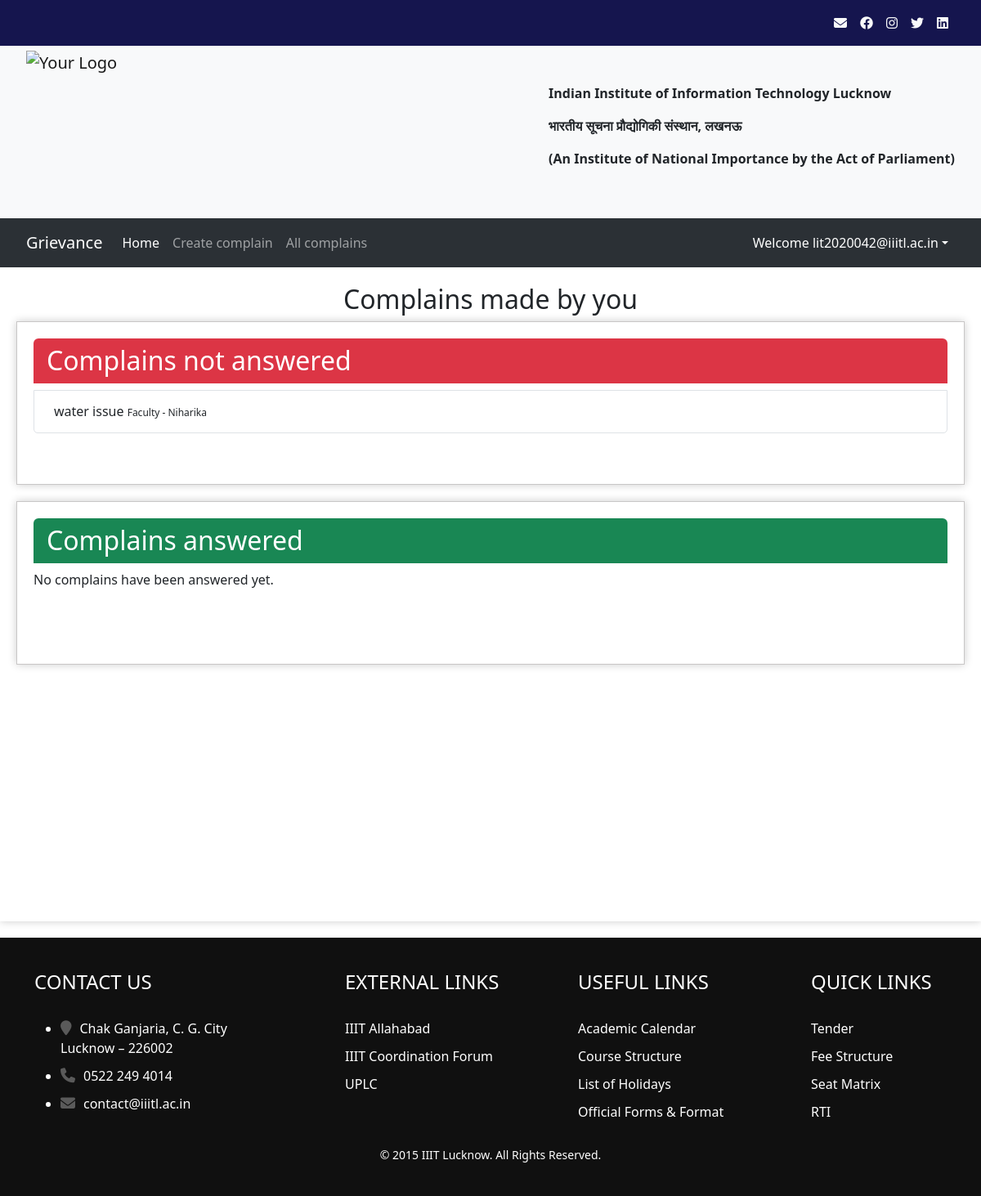
The app's page / (signed in), older data.
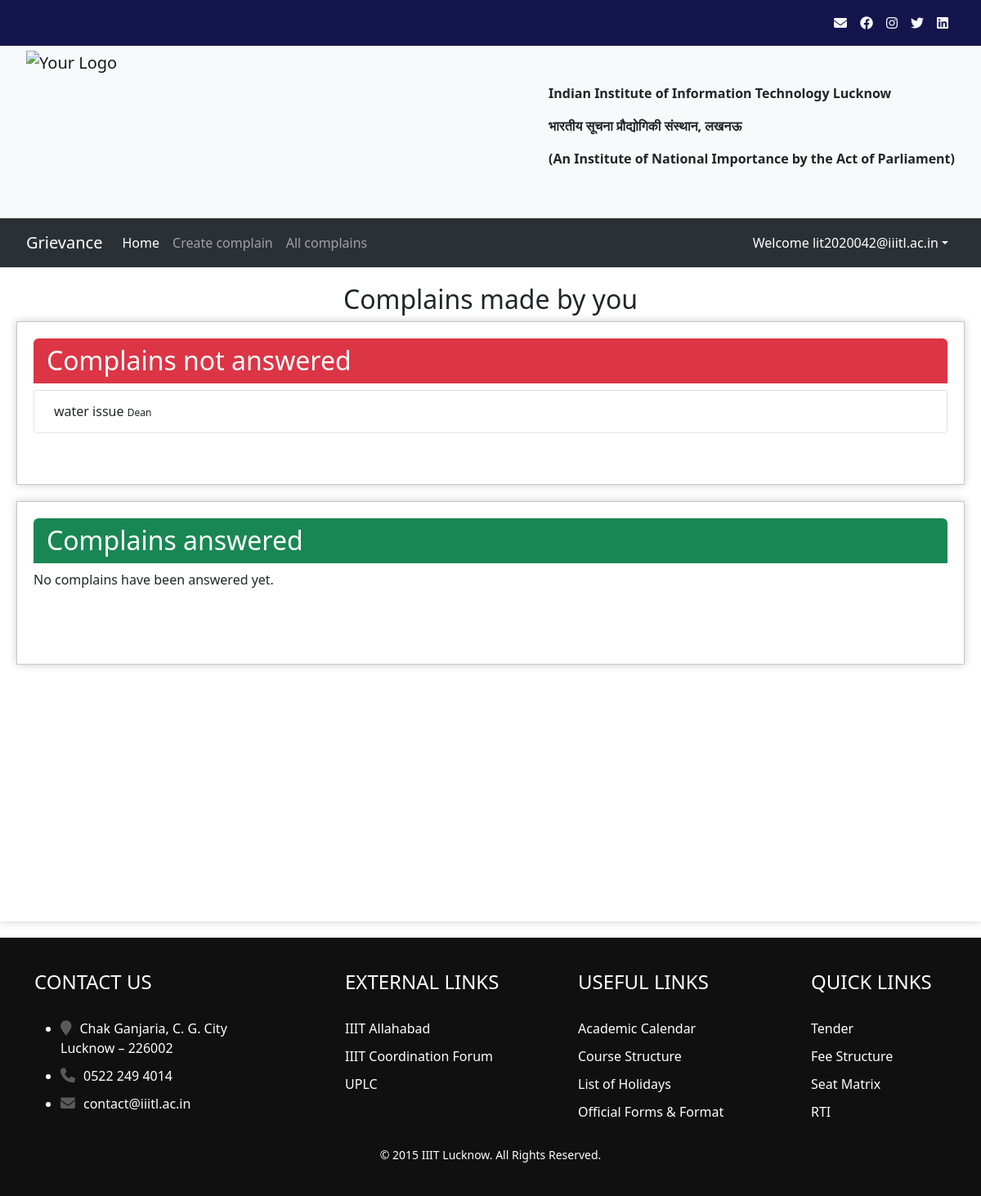
The same page, newer data.
### complainapp/models.py (models this page shows, shortened)
class Complain(models.Model):
    id = models.AutoField
    heading = models.CharField(max_length=300)
    description = models.TextField()
    registered_by = models.ForeignKey(Profile, on_delete=models.CASCADE)
    registered_to = models.ForeignKey('Designation', on_delete=models.CASCADE)
    registered_date = models.DateField(default=now, db_index=True)
    response_date = models.DateField(default=datetime.utcnow() + timedelta(days=2))
    completed = models.BooleanField(default=False)
    likes = models.ManyToManyField(User,related_name="postlike", blank=True, db_index=True)

class Designation(models.Model):
    id = models.AutoField
    name = models.CharField(max_length=100)
    description = models.CharField(max_length=500)
    parent = models.ForeignKey('self', blank=True, default=" ", null=True, on_delete=models.CASCADE)
    designation_holder = models.ForeignKey(Profile, on_delete=models.CASCADE, related_name='designation_holder')
    def __str__(self):
        return self.name

### complainapp/views.py (the view)
    def wrapper(*args, **kwargs):
        check_escalation()
        return func(*args, **kwargs)

### complainapp/context_processors.py (called while the page is built)
def has_designation(request):
    user = request.user
    if user.is_superuser:
        return {'has_designation': True}
    has_designation = False
    if user.is_authenticated:
        has_designation = Profile.objects.get(user=user).designation_holder.exists()
    return {'has_designation': has_designation}

### complainapp/templatetags/urlactive.py (called while the page is built)
@register.simple_tag(takes_context=True)
def navactive(context, url):
    if context['request'].path == reverse(url):
        return 'active'
    return ''

### complainapp/views.py (called while the page is built, shortened)
def check_escalation():
    global TODAY_DATE
    with lock:
        if TODAY_DATE is not None and TODAY_DATE == timezone.datetime.now().date():
            return
        TODAY_DATE = timezone.datetime.now().date()

def check_escalation_wrapper(func):
    def wrapper(*args, **kwargs):
        check_escalation()
        return func(*args, **kwargs)
    return wrapper

### templates/complainapp/index.html (shortened to what this page needs)
{% extends 'complainapp/basic.html' %}
{% load static %}
{% block style %}
<link rel="stylesheet" href="{% static '/css/complainapp/index.css' %}">
{% endblock style %}
{% block body %}
{% if user.is_authenticated %}
<div class="content-enclosure">
    <h2 class='text-center'> Complains made by you </h2>
    <div class="complains2" style="min-height:200px">
        <h2 class="bg-danger text-white rounded-top rounded-top px-3 py-2">Complains not answered</h2>
        <div class="list-group complain-list" style="border-radius:0px 0px 5px 5px">
            {% for complain in unanswered_complains %}
            <div class="list-group-item list-group-item-action complain-class" aria-current="true">
                <h6 class="complain-subject m-2">{{ complain.heading }}
                    <small style="font-size: 12px">{{complain.registered_to}}</small>
                </h6>
            </div>
            {% empty %}
            <p>All complains have been answered.</p>
            {% endfor %}
        </div>
    </div>
    <div class="complains1" style="min-height:200px">
        <h2 class="bg-success text-white rounded-top px-3 py-2">Complains answered</h2>
        <div class="list-group complain-list" style="border-radius:0px 0px 5px 5px">
            {% for complain in answered_complains %}
            <div class="list-group-item list-group-item-action complain-class" aria-current="true">
                <div class="complain-subject m-2">{{ complain.heading }}
                    <small style="font-size: 12px">{{complain.registered_to}}</small>
                </div>
                <div class="complain-desc m-2">
                    <p>{{ complain.description|safe }}</p>
                    <div class="m-2">
                        <form method="post" class="reopen-complain-form" action="{% url 'reopenComplain'%}">
                            {% csrf_token %}
                            <input type="hidden" name="complain_id" value="{{complain.id}}">
                            {{ reopencomplainform.as_p }}
                            <button type="submit" class="btn btn-warning">Reopen Complain</button>
                        </form>
                        <form method="post" class="escalate-complain-form" action="{% url 'escalateComplain' %}">
                            {% csrf_token %}
                            <input type="hidden" name="complain_id" value="{{complain.id}}">
                            {{ escalatecomplainform.as_p }}
                            <button type="submit" class="btn btn-danger">Escalate Complain</button>
                        </form>
                        <button class="btn btn-warning reopen-complain my-2">Reopen Complain</button>
                        <button class="btn btn-danger escalate-complain my-2">Escalate Complain</button>
                    </div>
                </div>
            </div>
            {% empty %}
            <p>No complains have been answered yet.</p>
            {% endfor %}
        </div>
    </div>
</div>
{% endif %}
{% endblock body %}

Row changes from the older to the newer data that the page shows:
changed Complain "water issue": registered_to "Faculty - Niharika" → "Dean"
